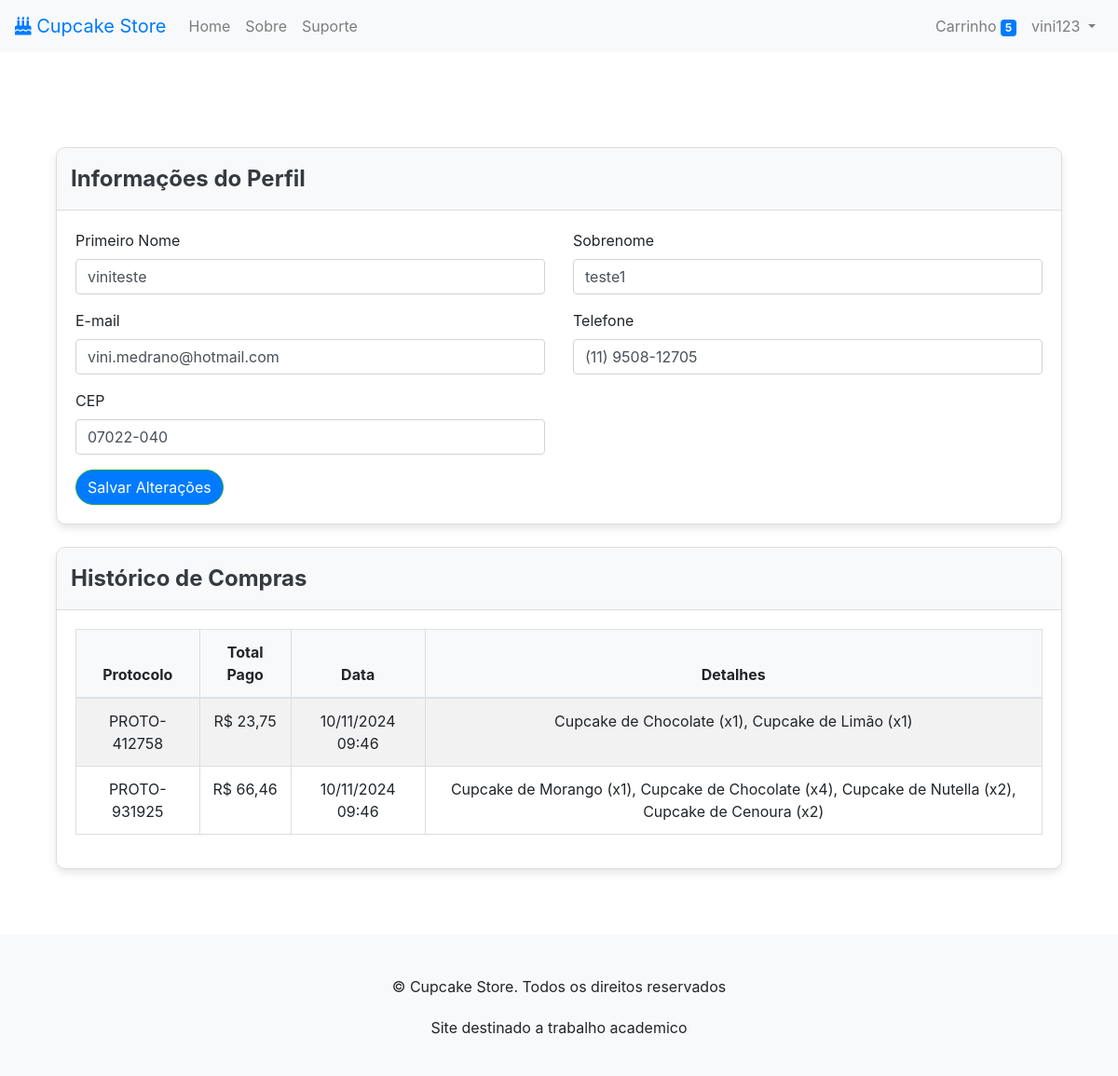
The app's page /perfil/ (signed in) with its own data.
### meu_app/models.py (models this page shows, shortened)
class Perfil(models.Model):
    usuario = models.OneToOneField(User, on_delete=models.CASCADE, related_name="perfil")
    telefone = models.CharField(max_length=15, blank=True, null=True)
    cep = models.CharField(max_length=9, blank=True, null=True)
    class Meta:
        verbose_name = "Perfil"
        verbose_name_plural = "Perfis"

class Compra(models.Model):
    usuario = models.ForeignKey(User, on_delete=models.CASCADE, related_name="compras")
    protocolo = models.CharField(max_length=20, unique=True)
    total_pago = models.DecimalField(max_digits=10, decimal_places=2)
    criado_em = models.DateTimeField(auto_now_add=True)
    detalhes = models.TextField(blank=True, null=True)
    class Meta:
        verbose_name = "Compra"
        verbose_name_plural = "Compras"

### meu_app/views.py (the view)
# urls.py: path('perfil/', views.perfil, name=PERFIL),  # Página de perfil
@login_required
def perfil(request):
    usuario = request.user
    perfil = Perfil.objects.filter(usuario=usuario).first()  # Recupera ou cria o perfil
    if request.method == 'POST':
        form = EditarPerfilForm(request.POST, instance=usuario)
        if form.is_valid():
            form.save()
            messages.success(request, 'Perfil atualizado com sucesso!')
            return redirect('perfil')
    else:
        form = EditarPerfilForm(instance=usuario, initial={
            'telefone': perfil.telefone if perfil else '',
            'cep': perfil.cep if perfil else '',
        })
    compras = usuario.compras.all()  # Histórico de compras do usuário
    return render(request, 'meu_app/perfil.html', {
        'form': form,
        'usuario': usuario,
        'compras': compras,
    })

### meu_app/forms.py (shortened to what this page needs)
class EditarPerfilForm(forms.ModelForm):
    telefone = forms.CharField(required=False, max_length=15, label="Telefone")
    cep = forms.CharField(required=False, max_length=9, label="CEP")
    class Meta:
        model = User
        fields = ['first_name', 'last_name', 'email']  # Campos do modelo User

### meu_app/context_processors.py (called while the page is built)
def carrinho_count(request):
    if request.user.is_authenticated:
        carrinho = Carrinho.objects.filter(usuario=request.user).first()
        if carrinho:
            return {'carrinho_count': carrinho.carrinhoproduto_set.aggregate(total=Sum('quantidade'))['total'] or 0}
    return {'carrinho_count': 0}

### meu_app/templates/meu_app/perfil.html (shortened to what this page needs)
{% extends 'meu_app/base.html' %}
{% block content %}
<div class="container mt-5">
    <div class="card profile-card mb-4">
        <div class="profile-card-header">Informações do Perfil</div>
        <div class="profile-card-body">
            <form method="post">
                <div class="row">
                    <div class="col-md-6 mb-3">
                        <label for="first_name" class="form-label">Primeiro Nome</label>
                        <input type="text" id="first_name" name="first_name" class="form-control" value="{{ form.instance.first_name }}" required>
                    </div>
                    <div class="col-md-6 mb-3">
                        <label for="last_name" class="form-label">Sobrenome</label>
                        <input type="text" id="last_name" name="last_name" class="form-control" value="{{ form.instance.last_name }}" required>
                    </div>
                </div>
                <div class="row">
                    <div class="col-md-6 mb-3">
                        <label for="email" class="form-label">E-mail</label>
                        <input type="email" id="email" name="email" class="form-control" value="{{ form.instance.email }}" required>
                    </div>
                    <div class="col-md-6 mb-3">
                        <label for="telefone" class="form-label">Telefone</label>
                        <input type="text" id="telefone" name="telefone" class="form-control" value="{{ form.initial.telefone }}" placeholder="(11) 95081-2705" maxlength="15">
                    </div>
                </div>
                <div class="row">
                    <div class="col-md-6 mb-3">
                        <label for="cep" class="form-label">CEP</label>
                        <input type="text" id="cep" name="cep" class="form-control" value="{{ form.initial.cep }}" placeholder="XXXXX-XXX" maxlength="9">
                    </div>
                </div>
                <button type="submit" class="btn btn-success btn-edit">Salvar Alterações</button>
            </form>
        </div>
    </div>
    <div class="card profile-card">
        <div class="profile-card-header">Histórico de Compras</div>
        <div class="profile-card-body">
            {% if compras %}
                <table class="table table-striped">
                    <thead>
                        <tr>
                            <th>Protocolo</th>
                            <th>Total Pago</th>
                            <th>Data</th>
                            <th>Detalhes</th>
                        </tr>
                    </thead>
                    <tbody>
                        {% for compra in compras %}
                        <tr>
                            <td>{{ compra.protocolo }}</td>
                            <td>R$ {{ compra.total_pago|floatformat:2 }}</td>
                            <td>{{ compra.criado_em|date:"d/m/Y H:i" }}</td>
                            <td>{{ compra.detalhes|default:"Sem detalhes" }}</td>
                        </tr>
                        {% endfor %}
                    </tbody>
                </table>
            {% else %}
                <p class="text-muted">Nenhuma compra realizada ainda.</p>
            {% endif %}
        </div>
    </div>
</div>
{% endblock %}

### meu_app/templates/meu_app/base.html (shortened to what this page needs)
<!DOCTYPE html>
<html lang="en">
<head>
    {% load static %}
    <link rel="stylesheet" href="https://cdn.jsdelivr.net/npm/bootstrap@4.0.0/dist/css/bootstrap.min.css">
    <link rel="stylesheet" href="{% static 'css/style.css' %}">
    <link rel="stylesheet" href="https://cdnjs.cloudflare.com/ajax/libs/font-awesome/5.15.4/css/all.min.css">
</head>
<body>
    <header>
        <nav class="navbar navbar-expand-lg navbar-light bg-light shadow">
            <a class="navbar-brand text-primary" href="/">
                <i class="fas fa-birthday-cake"></i>
                Cupcake Store
            </a>
            <div class="collapse navbar-collapse" id="navbarNav">
                <ul class="navbar-nav mr-auto">
                    <li class="nav-item">
                        <a class="nav-link" href="{% url 'index' %}">Home</a>
                    </li>
                    <li class="nav-item">
                        <a class="nav-link" href="{% url 'about' %}">Sobre</a>
                    </li>
                    {% if user.is_authenticated %}
                    <li class="nav-item">
                        <a class="nav-link" href="{% url 'suporte' %}">Suporte</a>
                    </li>
                    {% endif %}
                </ul>
                <ul class="navbar-nav">
                    {% if user.is_authenticated %}
                    <li class="nav-item">
                        <a class="nav-link" href="{% url 'carrinho' %}">
                            Carrinho
                            {% if carrinho_count > 0 %}
                            <span class="badge badge-primary">{{ carrinho_count }}</span>
                            {% endif %}
                        </a>
                    </li>
                    {% endif %}
                    {% if user.is_authenticated %}
                    <li class="nav-item dropdown">
                        <a class="nav-link dropdown-toggle" href="#" id="userDropdown" role="button"
                           data-toggle="dropdown" aria-haspopup="true" aria-expanded="false">
                            {{ user.username }}
                        </a>
                    </li>
                    {% endif %}
                </ul>
            </div>
        </nav>
    </header>
    <main class="container mt-4">
        {% block content %}{% endblock %}
    </main>
    <footer class="text-center py-4 bg-light">
        <p>&copy; Cupcake Store. Todos os direitos reservados</p>
        <p>Site destinado a trabalho academico </p>
    </footer>
</body>
</html>

### store_site/static/css/style.css (style rules this page uses)
.container { margin: 20px auto; padding: 15px; }
table { width: 100%; border-collapse: collapse; }
table th, table td { text-align: center; padding: 10px; border: 1px solid #ddd; }
table th { background-color: #f8f9fa; }
button { font-size: 14px; padding: 5px 10px; }
p { text-align: center; margin-top: 20px; }

### meu_app/templates/meu_app/perfil.html (style rules this page uses)
.profile-card { border: 1px solid #ddd; border-radius: 10px; box-shadow: 0 4px 8px rgba(0, 0, 0, 0.1); }
.profile-card-header { background-color: #f8f9fa; border-bottom: 1px solid #ddd; padding: 15px; border-top-left-radius: 10px; border-top-right-radius: 10px; font-size: 1.5rem; font-weight: bold; color: #343a40; }
.profile-card-body { padding: 20px; }
.btn-edit { background-color: #007bff; color: white; border-radius: 50px; }

### records on screen
Perfil: telefone "(11) 9508-12705", cep "07022-040"
Compra: protocolo "PROTO-412758", total_pago "23,75", criado_em "10/11/2024 09:46", detalhes "Cupcake de Chocolate (x1), Cupcake de Limão (x1)"
Compra: protocolo "PROTO-931925", total_pago "66,46", criado_em "10/11/2024 09:46", detalhes "Cupcake de Morango (x1), Cupcake de Chocolate (x4), Cupcake de Nutella (x2), Cupcake de Cenoura (x2)"

### other values on screen
{{ carrinho_count }} "5"
{{ user.username }} "vini123"
